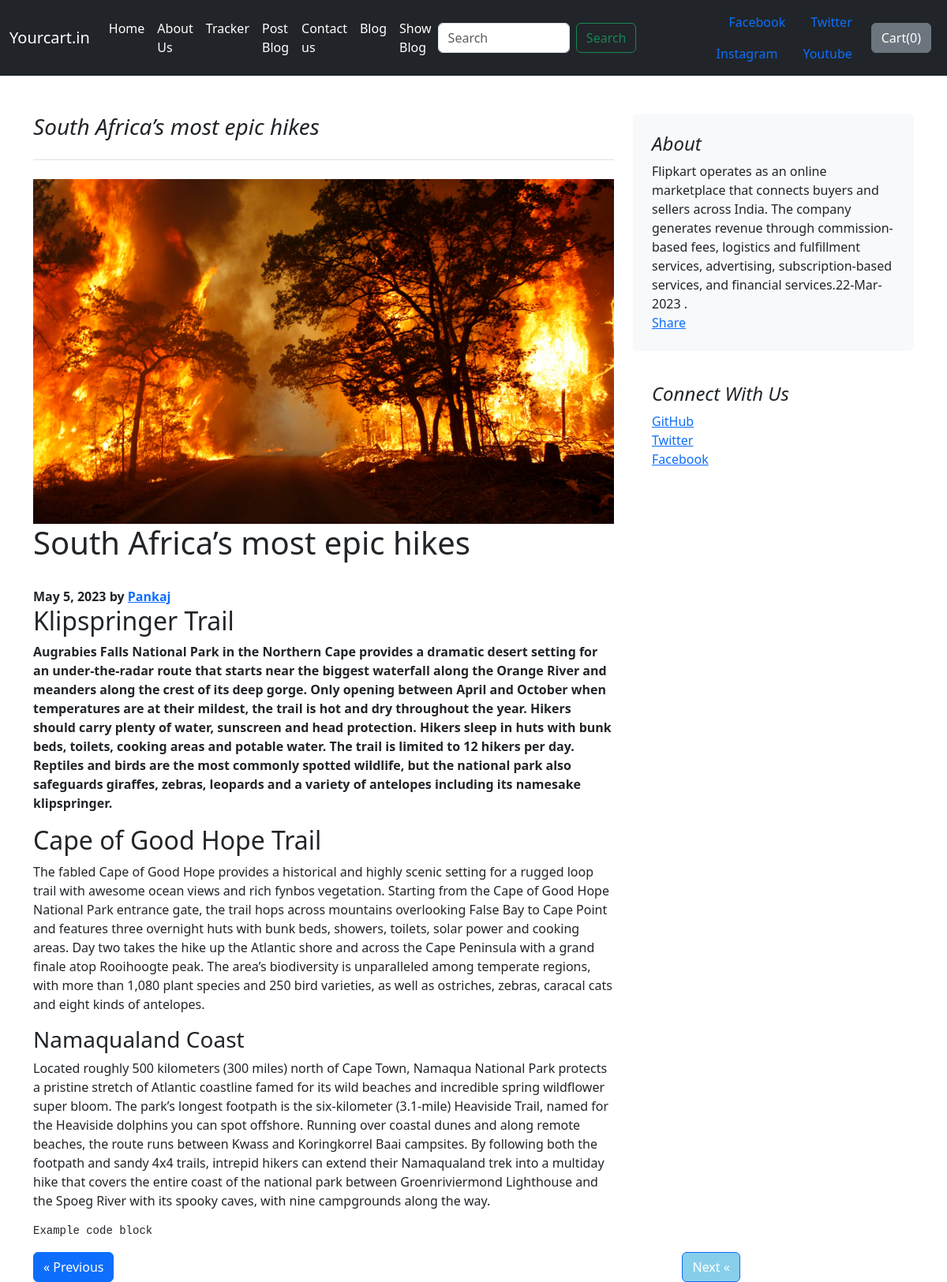
Screenshot of /blog2/showingblog/3 with the database file from the repository.
### blog2/models.py (models this page shows)
class makeblog(models.Model):
	post_id = models.AutoField(primary_key=True)
	name = models.CharField(max_length=50)
	title = models.CharField(max_length=50, default='')
	heading0 = models.CharField(max_length=50)
	cheading0 = models.CharField(max_length=5000)
	heading1 = models.CharField(max_length=50)
	cheading1 = models.CharField(max_length=5000)
	sub_heading = models.CharField(max_length=50)
	csub_heading = models.CharField(max_length=5000)
	image = models.ImageField(upload_to="blog2/images", default="")
	pub_date = models.DateField(default=datetime.now)
	def __str__(self):
			return self.title

### blog2/views.py (the view)
# urls.py: path('showingblog/<int:my_id>', views.showingblog),
def showingblog(request, my_id):
    blog_posting1 = makeblog.objects.filter(post_id=my_id)
    blog_posting0 = []
    blog_posting = makeblog.objects.all()
    length = 3
    for k in blog_posting:
        length +=1
    print(length)
    print({'blog_posting1': [blog_posting1[0], length]})
    return render(request, 'blog2/blogshowing.html', {'blog_posting1':[blog_posting1[0], length]})

### blog2/templates/blog2/blogshowing.html (shortened to what this page needs)
{%extends 'blog2/basic.html'%}
{%block body%}
{%for k in blog_posting1%}
{%if forloop.counter == 1 %}
<div class="container">
    <div class="row mt-5">
        <div class="col-md-8 blog-main">
            <h3 class="pb-4 mb-4 font-italic border-bottom">
                {{k.title}}
            </h3>
            <div class="blog-post">
                <img src='/media/{{k.image}}' width="100%" height="100%" />
                <h1 class="blog-post-title">{{k.title}}</h1>
                <br>
                <strong class="blog-post-meta">{{k.pub_date}} by <a href="#">{{k.name}}</a></strong>
                <br>
                <h2 class="blog-post-title">{{k.heading0}}</h2>
                <p><strong>{{k.cheading0}} </strong></p>
                <h2>{{k.heading1}}</h2>
                <p>{{k.cheading1}}</p>
                <h3>{{k.sub_heading}}</h3>
                <p>{{k.csub_heading}}</p>
                <pre><code>Example code block</code></pre>
            </div>
            <div class="row">
                <div class="col" style="display: inherit;">
                    <a class="btn btn-primary Previous" href="#" role="button">&laquo; Previous</a>
                    <a class="btn btn-primary next" href="#" role="button">Next &laquo;</a>
                </div>
            </div>
        </div>
        <aside class="col-md-4 blog-sidebar">
            <div class="p-4 mb-3 bg-light rounded">
                <h4 class="font-italic">About</h4>
                <p class="mb-0">Flipkart operates as an online marketplace that connects buyers and sellers across India. The company generates revenue through commission-based fees, logistics and fulfillment services, advertising, subscription-based services, and financial services.22-Mar-2023
                    .</p>
                <div class="fb-share-button" data-href="http://127.0.0.1:8000/blog2/showingblog/3" data-layout="button" data-size="large"><a target="_blank" href="https://www.facebook.com/sharer/sharer.php?u=http%3A%2F%2F127.0.0.1%3A8000%2Fblog2%2Fshowingblog%2F3&amp;src=sdkpreparse" class="fb-xfbml-parse-ignore">Share</a></div>
            </div>
            <div class="p-4">
                <h4 class="font-italic">Connect With Us</h4>
                <ol class="list-unstyled">
                    <li><a href="#">GitHub</a></li>
                    <li><a href="#">Twitter</a></li>
                    <li><a href="#">Facebook</a></li>
                </ol>
            </div>
        </aside>
    </div>
</div>
{%endif%}
{%endfor%}
{%endblock%}

### rows the page displays
makeblog: title "South Africa’s most epic hikes", image (picture), pub_date "May 5, 2023", name "Pankaj", heading0 "Klipspringer Trail", cheading0 "Augrabies Falls National Park in the Northern Cape provides a dramatic desert setting for an under-the-radar route that starts near the biggest waterfall along the Orange River and meanders along the crest of its deep gorge. Only opening between April and October when temperatures are at their mildest, the trail is hot and dry throughout the year. Hikers should carry plenty of water, sunscreen and head protection. Hikers sleep in huts with bunk beds, toilets, cooking areas and potable water. The trail is limited to 12 hikers per day. Reptiles and birds are the most commonly spotted wildlife, but the national park also safeguards giraffes, zebras, leopards and a variety of antelopes…", heading1 "Cape of Good Hope Trail", cheading1 "The fabled Cape of Good Hope provides a historical and highly scenic setting for a rugged loop trail with awesome ocean views and rich fynbos vegetation. Starting from the Cape of Good Hope National Park entrance gate, the trail hops across mountains overlooking False Bay to Cape Point and features three overnight huts with bunk beds, showers, toilets, solar power and cooking areas. Day two takes the hike up the Atlantic shore and across the Cape Peninsula with a grand finale atop Rooihoogte peak. The area’s biodiversity is unparalleled among temperate regions, with more than 1,080 plant species and 250 bird varieties, as well as ostriches, zebras, caracal cats and eight kinds of antelopes.", sub_heading "Namaqualand Coast", csub_heading "Located roughly 500 kilometers (300 miles) north of Cape Town, Namaqua National Park protects a pristine stretch of Atlantic coastline famed for its wild beaches and incredible spring wildflower super bloom. The park’s longest footpath is the six-kilometer (3.1-mile) Heaviside Trail, named for the Heaviside dolphins you can spot offshore. Running over coastal dunes and along remote beaches, the route runs between Kwass and Koringkorrel Baai campsites. By following both the footpath and sandy 4x4 trails, intrepid hikers can extend their Namaqualand trek into a multiday hike that covers the entire coast of the national park between Groenriviermond Lighthouse and the Spoeg River with its…"
